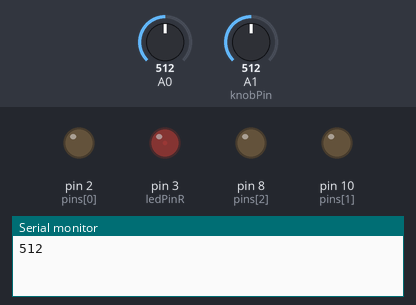
A sketch run on a simulated Arduino Uno, built with avr-gcc and run on an emulated ATmega328P. On the bench: output pins drawn as LEDs (lit = HIGH), the last lines printed to the serial monitor. Inputs (shaded band) come from the test bench; at power-on: A1 (knobPin) = 512, A0 = 512. Random numbers use the default seed unless the sketch sets one.

Above: at 4.2 s.
4.3 s: A1 (knobPin) set to 716
At 7.0 s:
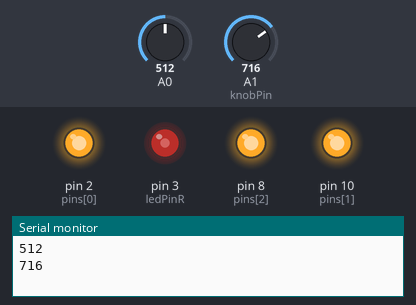
8.4 s: A1 (knobPin) set to 903
At 10.3 s:
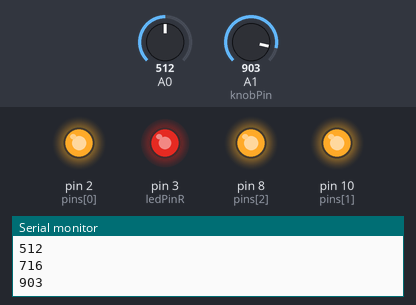
12.5 s: A1 (knobPin) set to 927
At 14.2 s:
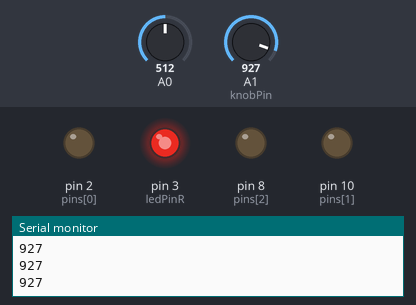
20.5 s: A1 (knobPin) set to 306
At 23.4 s:
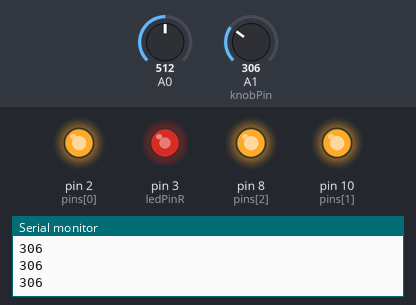
Timing chart, 0 to 25.6 s (numbered marks = the images above; inputs shaded):
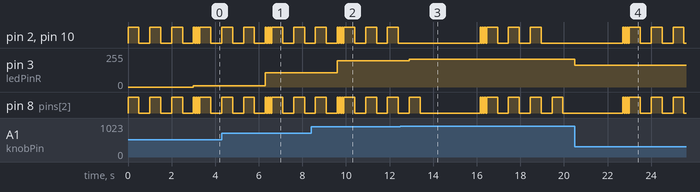

The sketch:

memory_game.ino
```cpp
const int waitTime=2500; // 2.5 seconds between button presses
int sequence[100];
int sequenceLength = 0;
int inputCount = 0;
int lastInput = 0;
int expectedInput = 0;
bool isButtonPressed = false;
bool wait = false;
bool isLost = false;
byte noPins = 3;
byte pins[] = {2, 10, 8};
long inputTime = 0;
int knobPin = A1;
const int ledPinR = 3;
bool ledStateR = LOW;

void setup() {
  Serial.begin(9600);
  pinMode(ledPinR, OUTPUT);
  Reset();
}

/// Sets all the pins as either INPUT or OUTPUT based on the value of 'dir'
void setPinDirection(byte dir){
  for(byte i = 0; i < noPins; i++){
    pinMode(pins[i], dir);
  }
}
void writeAllPins(byte val){
  for(byte i = 0; i < noPins; i++){
    digitalWrite(pins[i], val);
  }
}

void flashLEDs(int freq){  //flashing all LEDs
  setPinDirection(OUTPUT);
  for(int i = 0; i < 3; i++){
    writeAllPins(HIGH);
    delay(freq);
    writeAllPins(LOW);
    delay(freq);
  }
}

void Reset(){   //resetting to default
  flashLEDs(500);
  sequenceLength = 0;
  inputCount = 0;
  lastInput = 0;
  expectedInput = 0;
  isButtonPressed = false;
  wait = false;
  isLost = false;
}

void gameLost(){
  flashLEDs(50);
  Reset();
}


void playGame(){
  for(int i = 0; i < sequenceLength; i++){
      digitalWrite(sequence[i], HIGH);
      delay(500);
      digitalWrite(sequence[i], LOW);
      delay(250);
    }
}

void loop() {

  int knobValue = analogRead(knobPin);
  Serial.println(knobValue);
  int mappedValue = map(knobValue, 495, 1023, 0, 255);
  analogWrite(ledPinR, mappedValue);

  if(!wait && mappedValue>200){
    setPinDirection(OUTPUT);

    randomSeed(analogRead(A0));                   // https://www.arduino.cc/en/Reference/RandomSeed
    sequence[sequenceLength] = pins[random(0,noPins)];
    sequenceLength++;

    playGame();

    wait = true;
    inputTime = millis();
  }else{
           //Player's turn
    setPinDirection(INPUT);
    if(millis() - inputTime > waitTime){
      gameLost();
      return;
    }

    if(!isButtonPressed){
      expectedInput = sequence[inputCount];

      for(int i = 0; i < noPins; i++){
        if(pins[i]==expectedInput)
          continue;
        if(digitalRead(pins[i]) == HIGH){
          lastInput = pins[i];
          isLost = true;
          isButtonPressed = true;
        }
      }
    }

    if(digitalRead(expectedInput) == 1 && !isButtonPressed)      // The player pressed the right button
    {
      inputTime = millis();
      lastInput = expectedInput;
      inputCount++;
      isButtonPressed = true;
    }else{
      if(isButtonPressed && digitalRead(lastInput) == LOW){
        isButtonPressed = false;
        delay(20);
        if(isLost){
          gameLost();
        }
        else{
          if(inputCount == sequenceLength){
            wait = false;
            inputCount = 0;
            delay(1500);
          }
        }
      }
    }
  }
}
```

Measured:
- the behaviour switches between 911 and 912 on A1 (knobPin) (found by bisection; images 2 and 3)
- after the input at 4.3 s, pin 3 (ledPinR): 8/255 → 106/255 after 2.0 s
- after the input at 8.4 s, pin 3 (ledPinR): 106/255 → 197/255 after 1.2 s
- after the input at 12.5 s, pin 3 (ledPinR): 197/255 → 208/255 after 0.40 s
- after the input at 20.5 s, pin 3 (ledPinR): 208/255 → 165/255 at once
